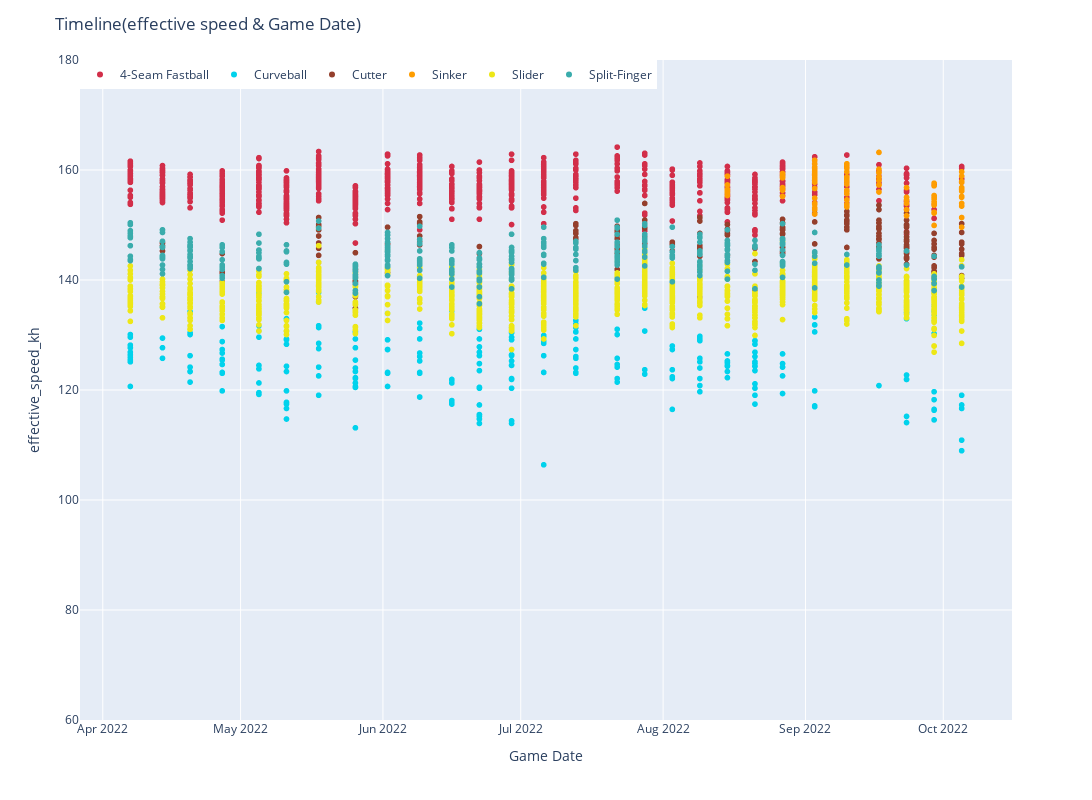

The notebook cell this image was saved under:
### Code cell
# Timeline
_fig = time_line(df_timeline)
_fig.show()

### Figure 1 — Plotly figure (JSON) as saved in the notebook; plotly's stock layout.template omitted (floating-point values rounded to 4 significant figures; data arrays with more than 128 entries replaced by an {"elided": "..."} marker saying what was removed)
{"data": [{"customdata": {"elided": "735x8 mixed values"}, "hovertemplate": "<b>%{hovertext}</b><br><br>pitch_name=%{customdata[2]}<br>game_date=%{x}<br>effective_speed_kh=%{y}<br>batter_name=%{customdata[0]}<br>pitcher_name=%{customdata[1]}<br>hit_distance_sc_m=%{customdata[3]}<br>launch_speed_kh=%{customdata[4]}<br>launch_angle=%{customdata[5]}<br>des=%{customdata[6]}<br>description=%{customdata[7]}<extra></extra>", "hovertext": {"elided": "735 str values"}, "legendgroup": "4-Seam Fastball", "marker": {"color": "rgb(210, 46, 73)", "symbol": "circle"}, "mode": "markers", "name": "4-Seam Fastball", "showlegend": true, "type": "scattergl", "x": {"elided": "735 str values"}, "xaxis": "x", "y": {"elided": "735 float values"}, "yaxis": "y"}, {"customdata": {"elided": "245x8 mixed values"}, "hovertemplate": "<b>%{hovertext}</b><br><br>pitch_name=%{customdata[2]}<br>game_date=%{x}<br>effective_speed_kh=%{y}<br>batter_name=%{customdata[0]}<br>pitcher_name=%{customdata[1]}<br>hit_distance_sc_m=%{customdata[3]}<br>launch_speed_kh=%{customdata[4]}<br>launch_angle=%{customdata[5]}<br>des=%{customdata[6]}<br>description=%{customdata[7]}<extra></extra>", "hovertext": {"elided": "245 str values"}, "legendgroup": "Curveball", "marker": {"color": "rgb(0, 210, 236)", "symbol": "circle"}, "mode": "markers", "name": "Curveball", "showlegend": true, "type": "scattergl", "x": {"elided": "245 str values"}, "xaxis": "x", "y": {"elided": "245 float values"}, "yaxis": "y"}, {"customdata": {"elided": "233x8 mixed values"}, "hovertemplate": "<b>%{hovertext}</b><br><br>pitch_name=%{customdata[2]}<br>game_date=%{x}<br>effective_speed_kh=%{y}<br>batter_name=%{customdata[0]}<br>pitcher_name=%{customdata[1]}<br>hit_distance_sc_m=%{customdata[3]}<br>launch_speed_kh=%{customdata[4]}<br>launch_angle=%{customdata[5]}<br>des=%{customdata[6]}<br>description=%{customdata[7]}<extra></extra>", "hovertext": {"elided": "233 str values"}, "legendgroup": "Cutter", "marker": {"color": "rgb(148, 63, 44)", "symbol": "circle"}, "mode": "markers", "name": "Cutter", "showlegend": true, "type": "scattergl", "x": {"elided": "233 str values"}, "xaxis": "x", "y": {"elided": "233 float values"}, "yaxis": "y"}, {"customdata": {"elided": "92x8 mixed values"}, "hovertemplate": "<b>%{hovertext}</b><br><br>pitch_name=%{customdata[2]}<br>game_date=%{x}<br>effective_speed_kh=%{y}<br>batter_name=%{customdata[0]}<br>pitcher_name=%{customdata[1]}<br>hit_distance_sc_m=%{customdata[3]}<br>launch_speed_kh=%{customdata[4]}<br>launch_angle=%{customdata[5]}<br>des=%{customdata[6]}<br>description=%{customdata[7]}<extra></extra>", "hovertext": ["Sinker", "Sinker", "Sinker", "Sinker", "Sinker", "Sinker", "Sinker", "Sinker", "Sinker", "Sinker", "Sinker", "Sinker", "Sinker", "Sinker", "Sinker", "Sinker", "Sinker", "Sinker", "Sinker", "Sinker", "Sinker", "Sinker", "Sinker", "Sinker", "Sinker", "Sinker", "Sinker", "Sinker", "Sinker", "Sinker", "Sinker", "Sinker", "Sinker", "Sinker", "Sinker", "Sinker", "Sinker", "Sinker", "Sinker", "Sinker", "Sinker", "Sinker", "Sinker", "Sinker", "Sinker", "Sinker", "Sinker", "Sinker", "Sinker", "Sinker", "Sinker", "Sinker", "Sinker", "Sinker", "Sinker", "Sinker", "Sinker", "Sinker", "Sinker", "Sinker", "Sinker", "Sinker", "Sinker", "Sinker", "Sinker", "Sinker", "Sinker", "Sinker", "Sinker", "Sinker", "Sinker", "Sinker", "Sinker", "Sinker", "Sinker", "Sinker", "Sinker", "Sinker", "Sinker", "Sinker", "Sinker", "Sinker", "Sinker", "Sinker", "Sinker", "Sinker", "Sinker", "Sinker", "Sinker", "Sinker", "Sinker", "Sinker"], "legendgroup": "Sinker", "marker": {"color": "rgb(254, 157, 0)", "symbol": "circle"}, "mode": "markers", "name": "Sinker", "showlegend": true, "type": "scattergl", "x": ["2022-09-23T00:00:00", "2022-09-23T00:00:00", "2022-09-29T00:00:00", "2022-09-23T00:00:00", "2022-09-23T00:00:00", "2022-09-23T00:00:00", "2022-09-23T00:00:00", "2022-09-17T00:00:00", "2022-09-17T00:00:00", "2022-09-17T00:00:00", "2022-09-17T00:00:00", "2022-09-17T00:00:00", "2022-09-17T00:00:00", "2022-09-17T00:00:00", "2022-09-17T00:00:00", "2022-09-17T00:00:00", "2022-09-10T00:00:00", "2022-09-29T00:00:00", "2022-09-17T00:00:00", "2022-09-10T00:00:00", "2022-10-05T00:00:00", "2022-09-29T00:00:00", "2022-09-10T00:00:00", "2022-10-05T00:00:00", "2022-10-05T00:00:00", "2022-10-05T00:00:00", "2022-10-05T00:00:00", "2022-10-05T00:00:00", "2022-10-05T00:00:00", "2022-10-05T00:00:00", "2022-10-05T00:00:00", "2022-09-29T00:00:00", "2022-10-05T00:00:00", "2022-10-05T00:00:00", "2022-10-05T00:00:00", "2022-09-29T00:00:00", "2022-09-29T00:00:00", "2022-09-29T00:00:00", "2022-09-29T00:00:00", "2022-09-29T00:00:00", "2022-09-29T00:00:00", "2022-09-29T00:00:00", "2022-10-05T00:00:00", "2022-09-10T00:00:00", "2022-09-03T00:00:00", "2022-09-10T00:00:00", "2022-09-03T00:00:00", "2022-09-03T00:00:00", "2022-09-03T00:00:00", "2022-09-03T00:00:00", "2022-09-03T00:00:00", "2022-09-03T00:00:00", "2022-09-03T00:00:00", "2022-08-27T00:00:00", "2022-08-27T00:00:00", "2022-08-27T00:00:00", "2022-08-27T00:00:00", "2022-08-27T00:00:00", "2022-08-27T00:00:00", "2022-08-15T00:00:00", "2022-08-15T00:00:00", "2022-08-15T00:00:00", "2022-08-15T00:00:00", "2022-08-15T00:00:00", "2022-08-15T00:00:00", "2022-09-03T00:00:00", "2022-09-03T00:00:00", "2022-09-03T00:00:00", "2022-09-03T00:00:00", "2022-09-10T00:00:00", "2022-09-10T00:00:00", "2022-09-10T00:00:00", "2022-09-10T00:00:00", "2022-09-10T00:00:00", "2022-09-10T00:00:00", "2022-09-10T00:00:00", "2022-09-10T00:00:00", "2022-09-10T00:00:00", "2022-09-10T00:00:00", "2022-09-10T00:00:00", "2022-09-10T00:00:00", "2022-09-10T00:00:00", "2022-09-10T00:00:00", "2022-09-03T00:00:00", "2022-09-03T00:00:00", "2022-09-03T00:00:00", "2022-09-03T00:00:00", "2022-09-03T00:00:00", "2022-09-03T00:00:00", "2022-09-10T00:00:00", "2022-10-05T00:00:00", "2022-10-05T00:00:00"], "xaxis": "x", "y": [154.6, 151.7, 155.0, 156.8, 152.8, 153.9, 155.0, 158.7, 160.2, 159.5, 159.5, 157.3, 159.5, 158.1, 163.2, 156, 153.4, 152.2, 157.3, 154.6, 157.8, 152.3, 159.7, 153.9, 151.4, 156.8, 155.2, 159.7, 153.4, 156.5, 158.9, 149.9, 149.6, 156.5, 156.2, 154.7, 153.6, 153.9, 155.4, 157.6, 157.1, 154.2, 157.9, 157.9, 152.8, 153.8, 158.6, 158.2, 157.8, 160.5, 159.0, 153.8, 154.9, 158.9, 159.4, 156.8, 158.6, 155.2, 156.3, 155.8, 155.4, 157.3, 158.9, 156.5, 156.2, 153.1, 152, 153.9, 161.8, 155.7, 153.3, 157.4, 156.2, 156.2, 158.7, 161.1, 158.4, 161.1, 156.2, 160.3, 160.8, 158.7, 156.3, 159.2, 156.6, 161.1, 159.7, 160, 159.4, 158.1, 155.0, 156.6], "yaxis": "y"}, {"customdata": {"elided": "1009x8 mixed values"}, "hovertemplate": "<b>%{hovertext}</b><br><br>pitch_name=%{customdata[2]}<br>game_date=%{x}<br>effective_speed_kh=%{y}<br>batter_name=%{customdata[0]}<br>pitcher_name=%{customdata[1]}<br>hit_distance_sc_m=%{customdata[3]}<br>launch_speed_kh=%{customdata[4]}<br>launch_angle=%{customdata[5]}<br>des=%{customdata[6]}<br>description=%{customdata[7]}<extra></extra>", "hovertext": {"elided": "1009 str values"}, "legendgroup": "Slider", "marker": {"color": "rgb(237, 231, 22)", "symbol": "circle"}, "mode": "markers", "name": "Slider", "showlegend": true, "type": "scattergl", "x": {"elided": "1009 str values"}, "xaxis": "x", "y": {"elided": "1009 float values"}, "yaxis": "y"}, {"customdata": {"elided": "315x8 mixed values"}, "hovertemplate": "<b>%{hovertext}</b><br><br>pitch_name=%{customdata[2]}<br>game_date=%{x}<br>effective_speed_kh=%{y}<br>batter_name=%{customdata[0]}<br>pitcher_name=%{customdata[1]}<br>hit_distance_sc_m=%{customdata[3]}<br>launch_speed_kh=%{customdata[4]}<br>launch_angle=%{customdata[5]}<br>des=%{customdata[6]}<br>description=%{customdata[7]}<extra></extra>", "hovertext": {"elided": "315 str values"}, "legendgroup": "Split-Finger", "marker": {"color": "rgb(58, 172, 172)", "symbol": "circle"}, "mode": "markers", "name": "Split-Finger", "showlegend": true, "type": "scattergl", "x": {"elided": "315 str values"}, "xaxis": "x", "y": {"elided": "315 float values"}, "yaxis": "y"}], "layout": {"autosize": false, "height": 800, "legend": {"orientation": "h", "title": {}, "tracegroupgap": 0, "x": 0, "xanchor": "left", "y": 1, "yanchor": "top"}, "margin": {"t": 60}, "title": {"text": "Timeline(effective speed & Game Date)"}, "width": 1200, "xaxis": {"anchor": "y", "domain": [0, 1], "title": {"text": "Game Date"}}, "yaxis": {"anchor": "x", "domain": [0, 1], "dtick": 20, "range": [60, 180], "title": {"text": "effective_speed_kh"}}}}
